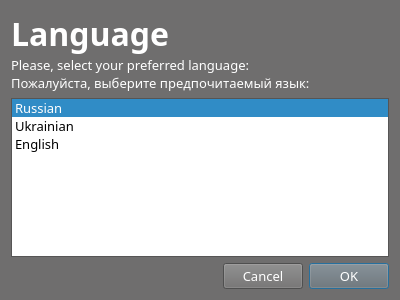
<?xml version="1.0" encoding="UTF-8"?>
<ui version="4.0">
 <class>MainWindowClass</class>
 <widget class="QDialog" name="MainWindowClass">
  <property name="geometry">
   <rect>
    <x>0</x>
    <y>0</y>
    <width>400</width>
    <height>300</height>
   </rect>
  </property>
  <property name="palette">
   <palette>
    <active>
     <colorrole role="WindowText">
      <brush brushstyle="SolidPattern">
       <color alpha="255">
        <red>255</red>
        <green>255</green>
        <blue>255</blue>
       </color>
      </brush>
     </colorrole>
     <colorrole role="Button">
      <brush brushstyle="SolidPattern">
       <color alpha="255">
        <red>111</red>
        <green>110</green>
        <blue>110</blue>
       </color>
      </brush>
     </colorrole>
     <colorrole role="Light">
      <brush brushstyle="SolidPattern">
       <color alpha="255">
        <red>167</red>
        <green>165</green>
        <blue>165</blue>
       </color>
      </brush>
     </colorrole>
     <colorrole role="Midlight">
      <brush brushstyle="SolidPattern">
       <color alpha="255">
        <red>139</red>
        <green>137</green>
        <blue>137</blue>
       </color>
      </brush>
     </colorrole>
     <colorrole role="Dark">
      <brush brushstyle="SolidPattern">
       <color alpha="255">
        <red>55</red>
        <green>55</green>
        <blue>55</blue>
       </color>
      </brush>
     </colorrole>
     <colorrole role="Mid">
      <brush brushstyle="SolidPattern">
       <color alpha="255">
        <red>74</red>
        <green>73</green>
        <blue>73</blue>
       </color>
      </brush>
     </colorrole>
     <colorrole role="Text">
      <brush brushstyle="SolidPattern">
       <color alpha="255">
        <red>0</red>
        <green>0</green>
        <blue>0</blue>
       </color>
      </brush>
     </colorrole>
     <colorrole role="BrightText">
      <brush brushstyle="SolidPattern">
       <color alpha="255">
        <red>255</red>
        <green>255</green>
        <blue>255</blue>
       </color>
      </brush>
     </colorrole>
     <colorrole role="ButtonText">
      <brush brushstyle="SolidPattern">
       <color alpha="255">
        <red>255</red>
        <green>255</green>
        <blue>255</blue>
       </color>
      </brush>
     </colorrole>
     <colorrole role="Base">
      <brush brushstyle="SolidPattern">
       <color alpha="255">
        <red>255</red>
        <green>255</green>
        <blue>255</blue>
       </color>
      </brush>
     </colorrole>
     <colorrole role="Window">
      <brush brushstyle="SolidPattern">
       <color alpha="255">
        <red>111</red>
        <green>110</green>
        <blue>110</blue>
       </color>
      </brush>
     </colorrole>
     <colorrole role="Shadow">
      <brush brushstyle="SolidPattern">
       <color alpha="255">
        <red>0</red>
        <green>0</green>
        <blue>0</blue>
       </color>
      </brush>
     </colorrole>
     <colorrole role="AlternateBase">
      <brush brushstyle="SolidPattern">
       <color alpha="255">
        <red>55</red>
        <green>55</green>
        <blue>55</blue>
       </color>
      </brush>
     </colorrole>
     <colorrole role="ToolTipBase">
      <brush brushstyle="SolidPattern">
       <color alpha="255">
        <red>255</red>
        <green>255</green>
        <blue>220</blue>
       </color>
      </brush>
     </colorrole>
     <colorrole role="ToolTipText">
      <brush brushstyle="SolidPattern">
       <color alpha="255">
        <red>0</red>
        <green>0</green>
        <blue>0</blue>
       </color>
      </brush>
     </colorrole>
    </active>
    <inactive>
     <colorrole role="WindowText">
      <brush brushstyle="SolidPattern">
       <color alpha="255">
        <red>255</red>
        <green>255</green>
        <blue>255</blue>
       </color>
      </brush>
     </colorrole>
     <colorrole role="Button">
      <brush brushstyle="SolidPattern">
       <color alpha="255">
        <red>111</red>
        <green>110</green>
        <blue>110</blue>
       </color>
      </brush>
     </colorrole>
     <colorrole role="Light">
      <brush brushstyle="SolidPattern">
       <color alpha="255">
        <red>167</red>
        <green>165</green>
        <blue>165</blue>
       </color>
      </brush>
     </colorrole>
     <colorrole role="Midlight">
      <brush brushstyle="SolidPattern">
       <color alpha="255">
        <red>139</red>
        <green>137</green>
        <blue>137</blue>
       </color>
      </brush>
     </colorrole>
     <colorrole role="Dark">
      <brush brushstyle="SolidPattern">
       <color alpha="255">
        <red>55</red>
        <green>55</green>
        <blue>55</blue>
       </color>
      </brush>
     </colorrole>
     <colorrole role="Mid">
      <brush brushstyle="SolidPattern">
       <color alpha="255">
        <red>74</red>
        <green>73</green>
        <blue>73</blue>
       </color>
      </brush>
     </colorrole>
     <colorrole role="Text">
      <brush brushstyle="SolidPattern">
       <color alpha="255">
        <red>0</red>
        <green>0</green>
        <blue>0</blue>
       </color>
      </brush>
     </colorrole>
     <colorrole role="BrightText">
      <brush brushstyle="SolidPattern">
       <color alpha="255">
        <red>255</red>
        <green>255</green>
        <blue>255</blue>
       </color>
      </brush>
     </colorrole>
     <colorrole role="ButtonText">
      <brush brushstyle="SolidPattern">
       <color alpha="255">
        <red>255</red>
        <green>255</green>
        <blue>255</blue>
       </color>
      </brush>
     </colorrole>
     <colorrole role="Base">
      <brush brushstyle="SolidPattern">
       <color alpha="255">
        <red>255</red>
        <green>255</green>
        <blue>255</blue>
       </color>
      </brush>
     </colorrole>
     <colorrole role="Window">
      <brush brushstyle="SolidPattern">
       <color alpha="255">
        <red>111</red>
        <green>110</green>
        <blue>110</blue>
       </color>
      </brush>
     </colorrole>
     <colorrole role="Shadow">
      <brush brushstyle="SolidPattern">
       <color alpha="255">
        <red>0</red>
        <green>0</green>
        <blue>0</blue>
       </color>
      </brush>
     </colorrole>
     <colorrole role="AlternateBase">
      <brush brushstyle="SolidPattern">
       <color alpha="255">
        <red>55</red>
        <green>55</green>
        <blue>55</blue>
       </color>
      </brush>
     </colorrole>
     <colorrole role="ToolTipBase">
      <brush brushstyle="SolidPattern">
       <color alpha="255">
        <red>255</red>
        <green>255</green>
        <blue>220</blue>
       </color>
      </brush>
     </colorrole>
     <colorrole role="ToolTipText">
      <brush brushstyle="SolidPattern">
       <color alpha="255">
        <red>0</red>
        <green>0</green>
        <blue>0</blue>
       </color>
      </brush>
     </colorrole>
    </inactive>
    <disabled>
     <colorrole role="WindowText">
      <brush brushstyle="SolidPattern">
       <color alpha="255">
        <red>55</red>
        <green>55</green>
        <blue>55</blue>
       </color>
      </brush>
     </colorrole>
     <colorrole role="Button">
      <brush brushstyle="SolidPattern">
       <color alpha="255">
        <red>111</red>
        <green>110</green>
        <blue>110</blue>
       </color>
      </brush>
     </colorrole>
     <colorrole role="Light">
      <brush brushstyle="SolidPattern">
       <color alpha="255">
        <red>167</red>
        <green>165</green>
        <blue>165</blue>
       </color>
      </brush>
     </colorrole>
     <colorrole role="Midlight">
      <brush brushstyle="SolidPattern">
       <color alpha="255">
        <red>139</red>
        <green>137</green>
        <blue>137</blue>
       </color>
      </brush>
     </colorrole>
     <colorrole role="Dark">
      <brush brushstyle="SolidPattern">
       <color alpha="255">
        <red>55</red>
        <green>55</green>
        <blue>55</blue>
       </color>
      </brush>
     </colorrole>
     <colorrole role="Mid">
      <brush brushstyle="SolidPattern">
       <color alpha="255">
        <red>74</red>
        <green>73</green>
        <blue>73</blue>
       </color>
      </brush>
     </colorrole>
     <colorrole role="Text">
      <brush brushstyle="SolidPattern">
       <color alpha="255">
        <red>55</red>
        <green>55</green>
        <blue>55</blue>
       </color>
      </brush>
     </colorrole>
     <colorrole role="BrightText">
      <brush brushstyle="SolidPattern">
       <color alpha="255">
        <red>255</red>
        <green>255</green>
        <blue>255</blue>
       </color>
      </brush>
     </colorrole>
     <colorrole role="ButtonText">
      <brush brushstyle="SolidPattern">
       <color alpha="255">
        <red>55</red>
        <green>55</green>
        <blue>55</blue>
       </color>
      </brush>
     </colorrole>
     <colorrole role="Base">
      <brush brushstyle="SolidPattern">
       <color alpha="255">
        <red>111</red>
        <green>110</green>
        <blue>110</blue>
       </color>
      </brush>
     </colorrole>
     <colorrole role="Window">
      <brush brushstyle="SolidPattern">
       <color alpha="255">
        <red>111</red>
        <green>110</green>
        <blue>110</blue>
       </color>
      </brush>
     </colorrole>
     <colorrole role="Shadow">
      <brush brushstyle="SolidPattern">
       <color alpha="255">
        <red>0</red>
        <green>0</green>
        <blue>0</blue>
       </color>
      </brush>
     </colorrole>
     <colorrole role="AlternateBase">
      <brush brushstyle="SolidPattern">
       <color alpha="255">
        <red>111</red>
        <green>110</green>
        <blue>110</blue>
       </color>
      </brush>
     </colorrole>
     <colorrole role="ToolTipBase">
      <brush brushstyle="SolidPattern">
       <color alpha="255">
        <red>255</red>
        <green>255</green>
        <blue>220</blue>
       </color>
      </brush>
     </colorrole>
     <colorrole role="ToolTipText">
      <brush brushstyle="SolidPattern">
       <color alpha="255">
        <red>0</red>
        <green>0</green>
        <blue>0</blue>
       </color>
      </brush>
     </colorrole>
    </disabled>
   </palette>
  </property>
  <property name="font">
   <font>
    <family>Droid Sans</family>
    <pointsize>10</pointsize>
   </font>
  </property>
  <property name="windowTitle">
   <string>AgiliaLinux installer</string>
  </property>
  <layout class="QVBoxLayout" name="verticalLayout">
   <item>
    <widget class="QLabel" name="label">
     <property name="text">
      <string>&lt;!DOCTYPE HTML PUBLIC &quot;-//W3C//DTD HTML 4.0//EN&quot; &quot;http://www.w3.org/TR/REC-html40/strict.dtd&quot;&gt;
&lt;html&gt;&lt;head&gt;&lt;meta name=&quot;qrichtext&quot; content=&quot;1&quot; /&gt;&lt;style type=&quot;text/css&quot;&gt;
p, li { white-space: pre-wrap; }
&lt;/style&gt;&lt;/head&gt;&lt;body style=&quot; font-family:'Droid Sans'; font-size:10pt; font-weight:400; font-style:normal;&quot;&gt;
&lt;p style=&quot; margin-top:0px; margin-bottom:0px; margin-left:0px; margin-right:0px; -qt-block-indent:0; text-indent:0px;&quot;&gt;&lt;span style=&quot; font-family:'Tahoma'; font-size:24pt; font-weight:600;&quot;&gt;Language&lt;/span&gt;&lt;/p&gt;
&lt;p style=&quot; margin-top:0px; margin-bottom:0px; margin-left:0px; margin-right:0px; -qt-block-indent:0; text-indent:0px;&quot;&gt;&lt;span style=&quot; font-family:'Tahoma';&quot;&gt;Please, select your preferred language:&lt;/span&gt;&lt;/p&gt;
&lt;p style=&quot; margin-top:0px; margin-bottom:0px; margin-left:0px; margin-right:0px; -qt-block-indent:0; text-indent:0px;&quot;&gt;&lt;span style=&quot; font-family:'Tahoma';&quot;&gt;Пожалуйста, выберите предпочитаемый язык:&lt;/span&gt;&lt;/p&gt;&lt;/body&gt;&lt;/html&gt;</string>
     </property>
    </widget>
   </item>
   <item>
    <widget class="QListWidget" name="listWidget">
     <property name="currentRow">
      <number>0</number>
     </property>
     <item>
      <property name="text">
       <string>Russian</string>
      </property>
     </item>
     <item>
      <property name="text">
       <string>Ukrainian</string>
      </property>
     </item>
     <item>
      <property name="text">
       <string>English</string>
      </property>
     </item>
    </widget>
   </item>
   <item>
    <layout class="QHBoxLayout" name="horizontalLayout">
     <item>
      <spacer name="horizontalSpacer">
       <property name="orientation">
        <enum>Qt::Horizontal</enum>
       </property>
       <property name="sizeHint" stdset="0">
        <size>
         <width>40</width>
         <height>20</height>
        </size>
       </property>
      </spacer>
     </item>
     <item>
      <widget class="QPushButton" name="cancelButton">
       <property name="text">
        <string>Cancel</string>
       </property>
      </widget>
     </item>
     <item>
      <widget class="QPushButton" name="okButton">
       <property name="text">
        <string>OK</string>
       </property>
       <property name="default">
        <bool>true</bool>
       </property>
      </widget>
     </item>
    </layout>
   </item>
  </layout>
 </widget>
 <resources/>
 <connections/>
</ui>
